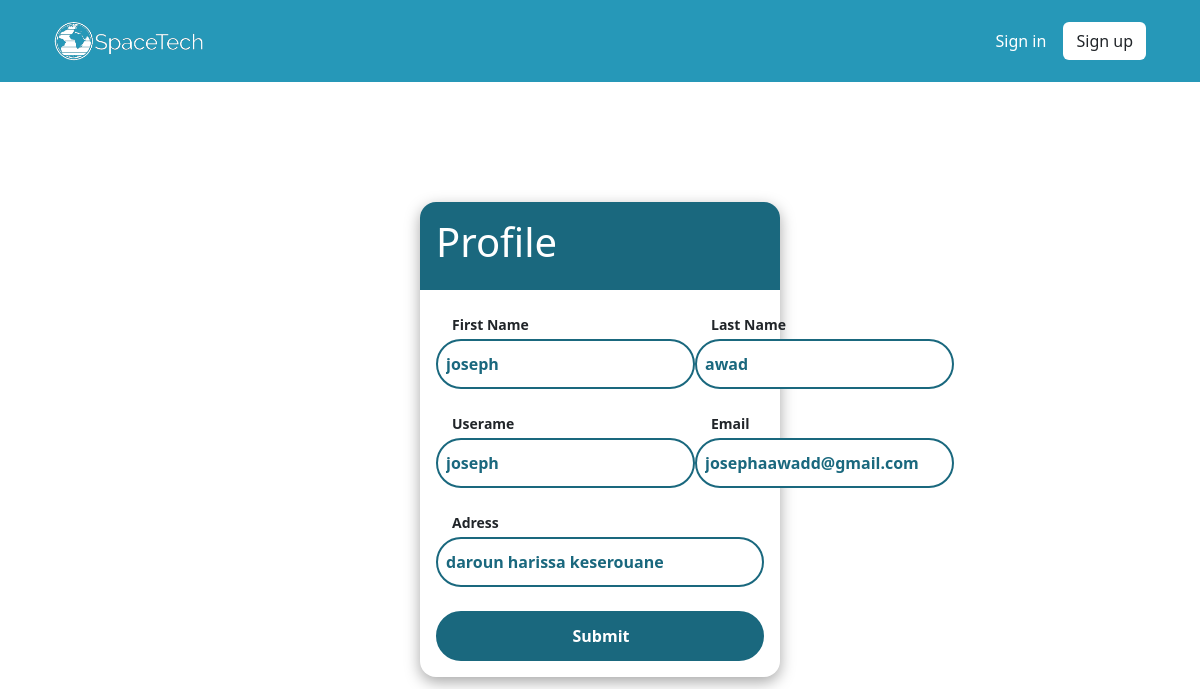
Screenshot of /web3/myProfile.php?id=1 with the database file from the repository.
### tables this page shows
CREATE TABLE `users` (
  `id` int(11) NOT NULL,
  `firstname` varchar(225) NOT NULL,
  `lastname` varchar(225) NOT NULL,
  `username` varchar(225) NOT NULL,
  `email` varchar(225) NOT NULL,
  `adress` varchar(225) NOT NULL,
  `password` varchar(225) NOT NULL
);

### web3/myProfile.php (the view, shortened to what this page needs)
<?php
    if($_GET){
         $id=$_GET['id'];
    }
    $link = mysqli_connect("localhost" , "root" , "") or die("Failed to connect with localhost");
    mysqli_select_db($link , "projet_web3") or die("Failed to connect with DB");
    $getUserById = "SELECT * FROM `users` WHERE `users`.`id` = '$id';";
    $getUserByIdResult = mysqli_query($link , $getUserById) or die("Query failed ");
?>
<!DOCTYPE html>
<html lang="en">
<head>
    <link href="https://cdn.jsdelivr.net/npm/bootstrap@5.2.0/dist/css/bootstrap.min.css" rel="stylesheet">
    <link href="homepage.css" rel="stylesheet" type="text/css" />
    <link href="myProfile.css" rel="stylesheet" type="text/css" />
</head>
<body>
<div style="background-color:#2698b8;padding:8px;">
    <div class="container">
        <nav class="navbar navbar-expand-lg">
        <div class="container-fluid">
                <a class="navbar-brand" href="homepage.php" class="logo"><img src="./logo/techspace.png" style="width:150px;"/></a>
                <div class="collapse navbar-collapse" id="navbarText">
                    <?php if(!isset($_SESSION["userId"])){?>
                        <div class="buttonsContainer">
                            <a href="signin.php">
                            <button type="button" class="btn btn-outline" style="color:white;">Sign in</button>
                            </a>
                            <a href="signup.php">
                                <button type="button" class="btn" style="background-color:white;">Sign up</button>
                            </a>
                        </div>
                    <?php }?>
                </div>
            </div>
        </nav>
    </div>
</div>
<div class="profileWrapper">
    <div class="userProfileContainer">
            <div class="profileTitleContainer">
                <h1>Profile</h1>
            </div>
            <div class="profileFormContainer">
                <?php while ($profileFetchAssoc = mysqli_fetch_assoc($getUserByIdResult)){
                        $url= "updateUser.php?id=".$profileFetchAssoc['id'];
                    ?>
                    <form name="updateUserForm" action="<?php echo $url; ?>" method="post" >
                        <div class="fnlnContainer">
                            <div>
                                <p>First Name</p>
                                <input type="text" name="firstname" id="firstname" value="<?php echo $profileFetchAssoc['firstname'] ; ?>" />
                            </div>
                            <div>
                                <p>Last Name</p>
                                <input type="text" name="lastname"  id="lastname" value="<?php echo $profileFetchAssoc['lastname'] ; ?>" />
                            </div>
                        </div>
                        <div class="userEmailContainer">
                            <div>
                                <p>Userame</p>
                                <input type="text" name="username" id="username" value="<?php echo $profileFetchAssoc['username'] ; ?>" />
                            </div>
                            <div>
                                <p>Email</p>
                                <input type="email" name="email"  id="email" value="<?php echo $profileFetchAssoc['email'] ; ?>" />
                            </div>
                        </div>
                        <div class="adressContainer">
                            <div>
                                <p>Adress</p>
                                <input type="text" name="adress" id="adress" value="<?php echo $profileFetchAssoc['adress'] ; ?>" />
                            </div>
                        </div>
                        <div class="submitContainer">
                            <input  type="submit" name="submit" id="submit"/>
                        </div>
                    </form>
                <?php } ?>
            </div>
</div>
</body>
</html>

### web3/homepage.css (style rules this page uses)
a { text-decoration: none; }

### web3/myProfile.css (style rules this page uses)
.profileWrapper { width: 100%; height: 89.5vh; display: flex; align-items: center; justify-content: center; }
.userProfileContainer { width: 30%; aspect-ratio: 1/1; box-shadow: rgba(0, 0, 0, 0.35) 0px 5px 15px; border-radius: 16px; }
.profileTitleContainer { background-color: #1a687e; border-radius: 16px 16px 0px 0px; padding: 16px; color: white; }
.profileFormContainer { padding: 0px 16px 16px 16px; }
.profileFormContainer .fnlnContainer, .profileFormContainer .userEmailContainer { margin-top: 24px; display: flex; align-items: center; justify-content: space-between; }
.adressContainer { margin-top: 24px; }
.adressContainer div input { width: 100%; }
.fnlnContainer div p, .userEmailContainer div p, .adressContainer div p { margin-bottom: 4px; padding-left: 16px; font-weight: 600; font-size: 14px; }
.profileFormContainer div input { height: 50px; border-radius: 100px; border: 2px solid #1a687e; color: #1a687e; font-weight: 600; padding-left: 8px; }
.submitContainer { margin-top: 24px; }
.submitContainer input { width: 100%; background-color: #1a687e; color: white !important; }

### rows the page displays
users: firstname "joseph", lastname "awad", username "joseph", email "josephaawadd@gmail.com", adress "daroun harissa keserouane"
